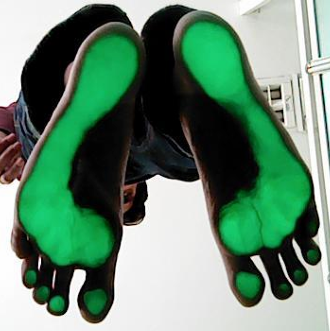
#> input picture capture_app/sample/P001.png, 330 x 331 px; its folder holds only this picture in this run
$ python -i preprocessing.py   (imports and definitions only)
#> lines starting #> are read from the running program, lines starting #| are printed output that depends on the picture
"""Foot image preprocessing pipeline (extracted from Image_Preprocessing_Pipeline.ipynb).

Single source of truth for the podoscope preprocessing used by the capture app and by training.
Pure Python (numpy / scipy / opencv / PIL), no model weights, no GPU.

Entry point:
    preprocess_foot_image(image_path) -> {
        'left_foot': (224,224,3) float32 [0,1], 'right_foot': ...,            # for training
        'left_foot_full': (H,W,3) uint8 [0,255], 'right_foot_full': ...,      # for ROI display (grayscale+CLAHE)
        'left_foot_original': (H,W,3) uint8 [0,255], 'right_foot_original': ...,  # color, pre-grayscale/CLAHE —
                                                                                    # "original" reference frame for XAI overlay
    }
    left_foot_full and left_foot_original share the same (H, W) — grayscale/CLAHE/3-channel are
    pixel-wise ops that never touch image dimensions, so ROI coordinates recorded against
    left_foot_full line up on left_foot_original with no rescaling.
"""


# ======================================================================
# --- notebook cell 3 ---
# ======================================================================

# Import Required Libraries
import os
import glob
import numpy as np
from PIL import Image
from scipy.ndimage import uniform_filter, label, find_objects, binary_dilation
import cv2
import warnings
# [3 lines not run here, left out]

# ============================================================
# 1. Color Space Conversion: RGB → YDbDr
# ============================================================

# ICM rounds in the HMRF segmentation. The default is 30 — the value this pipeline was written
# and validated with, and the one the study protocol describes. It is exposed here only so the
# cost of that choice can be measured on a running system without editing the method.
#
# Measured on a real rig capture (1920x1080), against the mask the full 30 rounds produce:
#
#     round  pixels still changing   IoU vs final mask
#         1        0.661%                 0.9935
#         4        0.260%                 0.9992
#         8        0.188%                 0.9999
#        12        0.179%                 1.0000
#        30        0.176%                 1.0000   (stops on the cap, never on convergence)
#
# The fraction of pixels changing per round falls and then sits at ~0.176%, while the convergence
# test asks for below 0.1% — so it can never converge and always runs the cap. Those last pixels
# are a handful along the foot edge flipping back and forth between rounds (the IoU alternates
# between odd and even rounds), not progress. Roughly 70% of the segmentation time buys the
# difference between 0.9999 and 1.0000.
#
# Changing the default is a change to the documented method, not a tuning decision, so it stays
# at 30 until whoever owns the protocol says otherwise.
ICM_MAX_ITER = int(os.environ.get("PODO_ICM_MAX_ITER", "30"))


def rgb_to_ydbdr(image_rgb: np.ndarray) -> np.ndarray:
    """
    Convert an RGB image (H, W, 3) in [0, 255] to YDbDr.

    Y  =  0.299 R + 0.587 G + 0.114 B          (Luminance)
    Db = -0.450 R - 0.883 G + 1.333 B          (Chrominance blue)
    Dr = -1.333 R + 1.116 G + 0.217 B          (Chrominance red)

    Returns float64 array (H, W, 3).
    """
    img = image_rgb.astype(np.float64)
    R, G, B = img[..., 0], img[..., 1], img[..., 2]
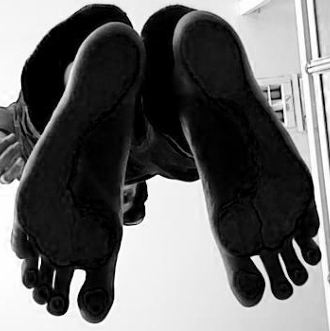
#> R: shape (331, 330) float64; min 0, max 255, mean 103.2
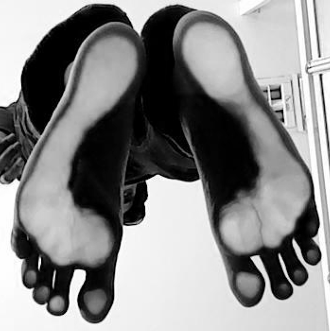
#> G: shape (331, 330) float64; min 0, max 255, mean 136.6
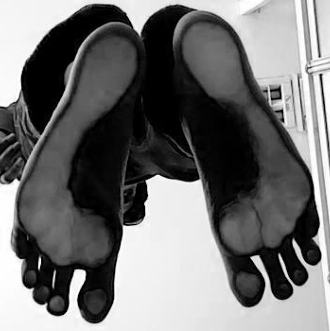
#> B: shape (331, 330) float64; min 0, max 255, mean 114.3

    Y  =  0.299 * R + 0.587 * G + 0.114 * B
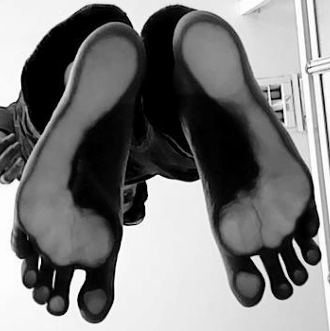
#> Y: shape (331, 330) float64; min 0, max 255, mean 124
    Db = -0.450 * R - 0.883 * G + 1.333 * B
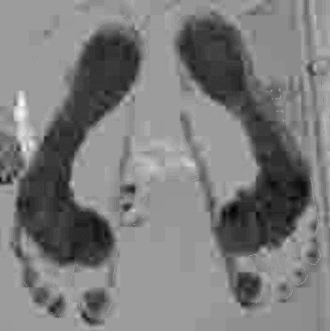
#> Db: shape (331, 330) float64; min -72.6, max 45.92, mean -14.6; drawn with min black and max white
    Dr = -1.333 * R + 1.116 * G + 0.217 * B

    return np.stack([Y, Db, Dr], axis=-1)
#> (the rest of the program and of its run is left out)
